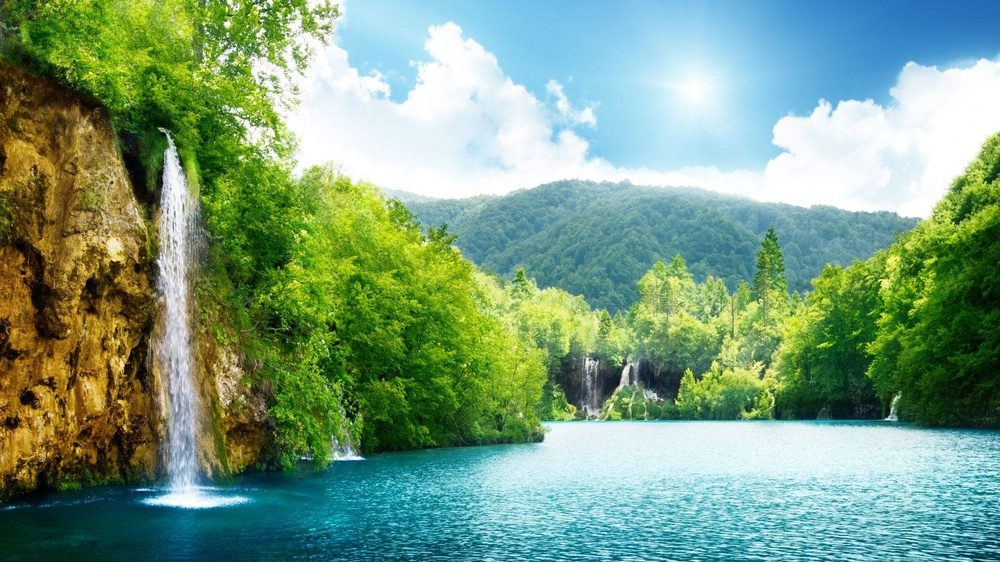
#> input picture codes/non_linear_filters/images/image.jpg, 1000 x 562 px, shrunk from 1920 x 1080 before the run, found by its file name
$ python circular_kernels.py
#> lines starting #> are read from the running program, lines starting #| are printed output that depends on the picture; after the words box and inside, x2 and y2 are one past the last pixel; in counts of white or black regions, pixels touching at a corner belong together
import cv2
import numpy as np
import matplotlib.pyplot as plt

# load and convert to binary
img = cv2.imread('./images/image.jpg', 0)
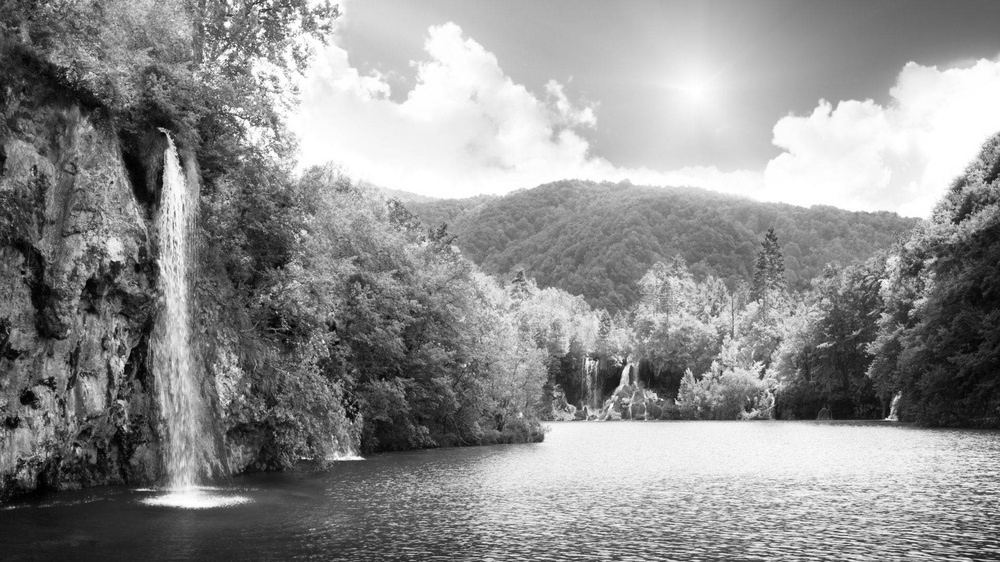
#> img: shape (562, 1000); min 0, max 255, mean 143
_, binary = cv2.threshold(img, 0, 255, cv2.THRESH_BINARY+cv2.THRESH_OTSU)
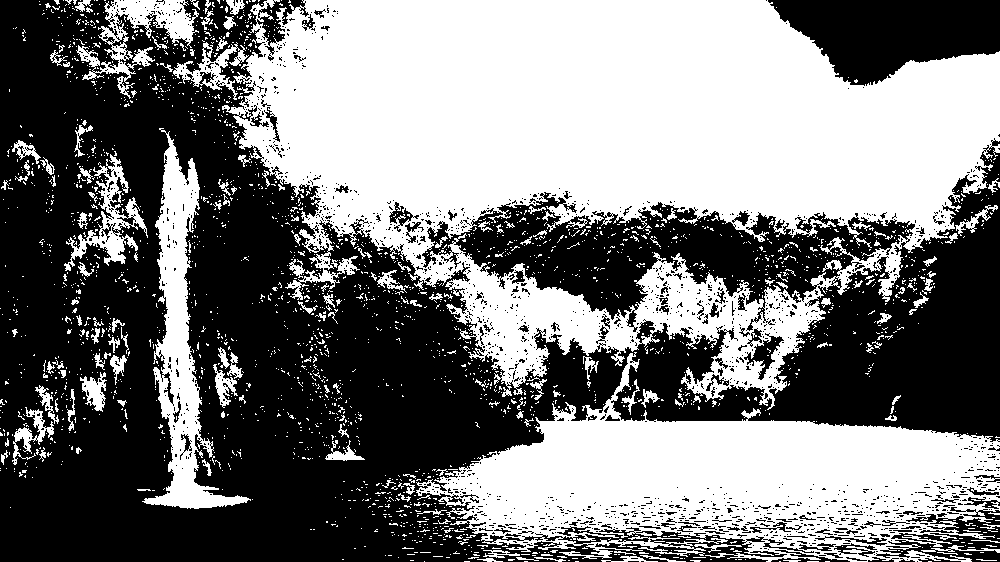
#> binary: shape (562, 1000); 47.9% white; 2453 white regions (2282 under 20 px), largest, box (x1, y1, x2, y2) and area: (222, 0, 1000, 410) 173828, (416, 352, 1000, 562) 59028, (142, 128, 251, 509) 11016

# disk kernel
kernel = cv2.getStructuringElement(cv2.MORPH_ELLIPSE, (5, 5))

# erosion
eroded = cv2.erode(binary, kernel)
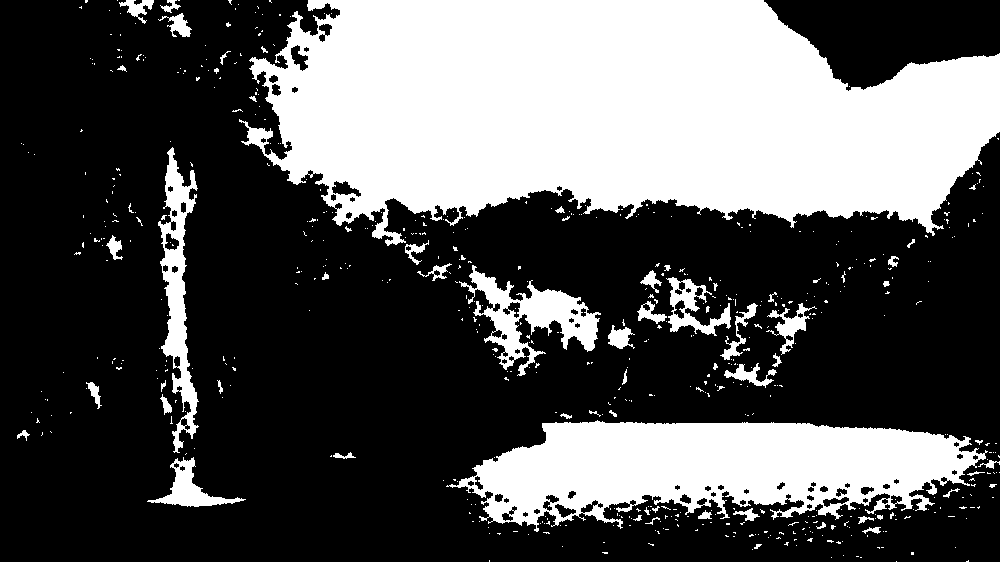
#> eroded: shape (562, 1000); 33.8% white; 590 white regions (530 under 20 px), largest, box (x1, y1, x2, y2) and area: (239, 0, 1000, 246) 132419, (446, 420, 988, 532) 36847, (459, 265, 601, 376) 5202

# plot
fig, ax = plt.subplots(1, 3, figsize=(10, 10))
ax[0].imshow(img, cmap='gray')
ax[0].set_title('Original')
ax[1].imshow(binary, cmap='gray')
ax[1].set_title('Binary')
ax[2].imshow(eroded, cmap='gray')
ax[2].set_title('Eroded')
plt.show()
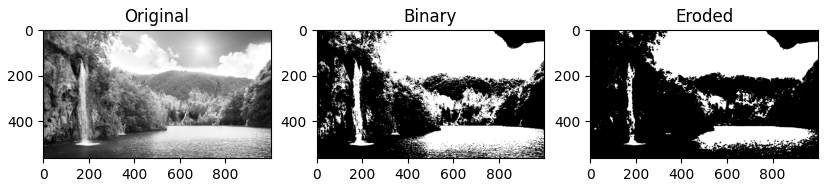
#> figure drawn by matplotlib, 3 panels
